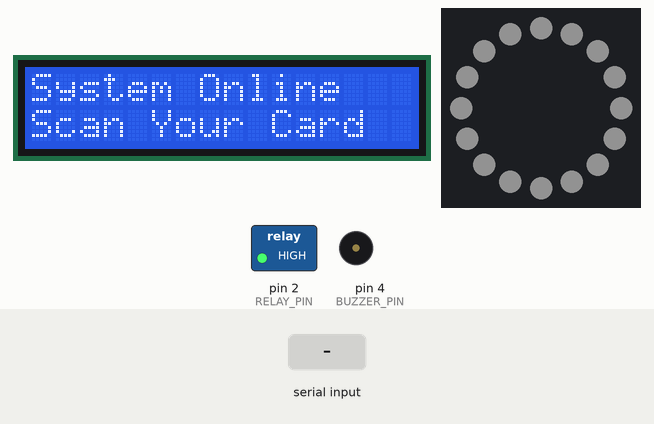
This sketch was run on a simulated Arduino Uno, built with avr-gcc and run on an emulated ATmega328P. Parts: 16×2 character LCD, 16 RGB LEDs in a ring, first at the top, clockwise, switched loads named in the sketch (green lamp = pin HIGH), buzzer (waves = sounding, pin HIGH). The inputs (shaded band) are chosen by the test bench. Dim RGB values are drawn brighter than linear.

Above: at 1.26 s.
1.3 s: "@" received over Serial
At 1.4 s:
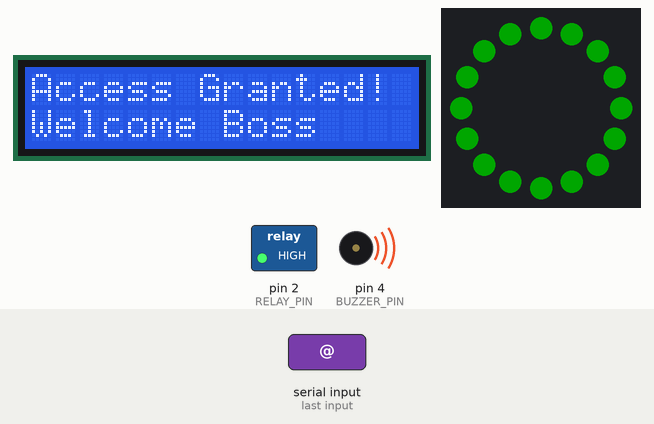
At 1.8 s:
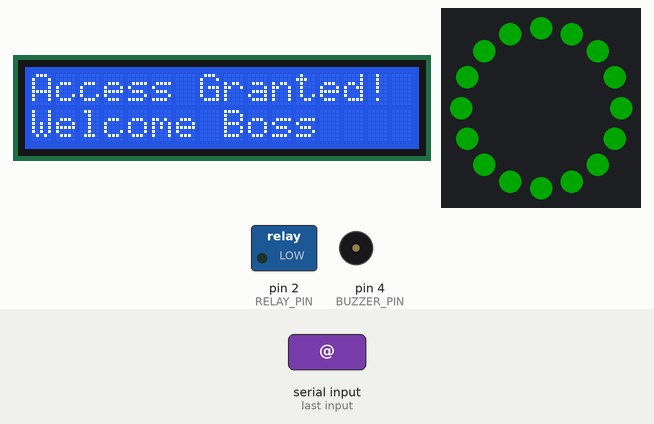
4.3 s: "$" received over Serial
At 4.48 s:
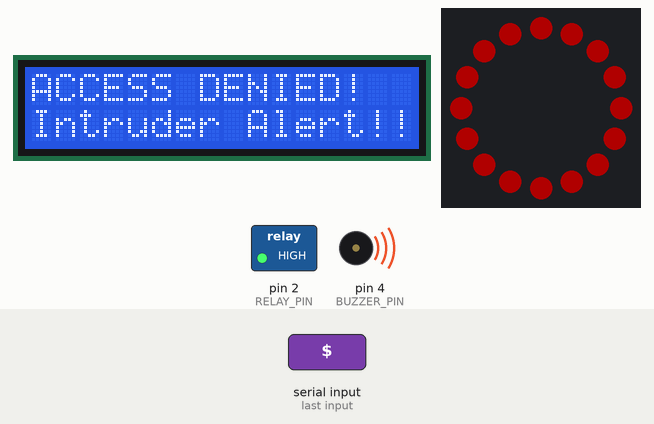
Timing chart, 0 to 7.3 s (numbered marks = the images above; inputs shaded):
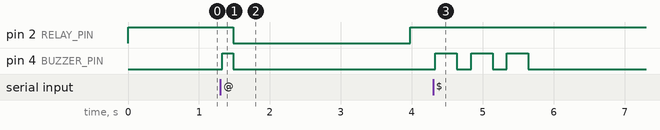

The sketch:

Arduino_code.ino
```cpp
#include <Wire.h>
#include <LiquidCrystal_I2C.h>
#include <Adafruit_NeoPixel.h>

#define RELAY_PIN 2
#define BUZZER_PIN 4
#define LED_PIN 6
#define NUM_LEDS 16

LiquidCrystal_I2C lcd(0x27, 16, 2);
Adafruit_NeoPixel ring(NUM_LEDS, LED_PIN, NEO_GRB + NEO_KHZ800);

int fadeValue = 10; // ابدأ من قيمة منخفضة
int fadeStep = 2;   // تنفس أهدأ
unsigned long lastFadeTime = 0;
bool isStandby = true;

void setup() {
  Serial.begin(115200);
  pinMode(RELAY_PIN, OUTPUT); digitalWrite(RELAY_PIN, HIGH);
  pinMode(BUZZER_PIN, OUTPUT); digitalWrite(BUZZER_PIN, LOW);

  lcd.init(); lcd.backlight();
  ring.begin();
  ring.setBrightness(70); // تحديد السطوع الكلي لتقليل سحب الأمبير
  ring.show();

  initStandbyScreen();
}

void loop() {
  if (isStandby) {
    if (millis() - lastFadeTime > 40) { // تحديث أبطأ قليلاً للاستقرار
      lastFadeTime = millis();
      fadeValue += fadeStep;
      if (fadeValue <= 10 || fadeValue >= 100) fadeStep = -fadeStep; // تنفس خفيف (أبيض هادئ)
      setRingColor(fadeValue, fadeValue, fadeValue);
    }
  }

  if (Serial.available() > 0) {
    char cmd = Serial.read();
    if (cmd == '@') {
      isStandby = false;
      accessGrantedSequence();
      isStandby = true;
      initStandbyScreen();
    }
    else if (cmd == '$') {
      isStandby = false;
      accessDeniedSequence();
      isStandby = true;
      initStandbyScreen();
    }
  }
}

void initStandbyScreen() {
  lcd.clear();
  lcd.setCursor(0, 0); lcd.print("System Online");
  lcd.setCursor(0, 1); lcd.print("Scan Your Card");
}

void accessGrantedSequence() {
  lcd.clear();
  lcd.setCursor(0, 0); lcd.print("Access Granted!");
  lcd.setCursor(0, 1); lcd.print("Welcome Boss");

  setRingColor(0, 150, 0); // أخضر (سطوع متوسط للأمان)
  digitalWrite(BUZZER_PIN, HIGH); delay(150); digitalWrite(BUZZER_PIN, LOW);

  digitalWrite(RELAY_PIN, LOW); delay(2500); digitalWrite(RELAY_PIN, HIGH);
}

void accessDeniedSequence() {
  lcd.clear();
  lcd.setCursor(0, 0); lcd.print("ACCESS DENIED!");
  lcd.setCursor(0, 1); lcd.print("Intruder Alert!!");

  // --- فلاش أحمر متزامن 3 مرات مع البازر ---
  for (int i = 0; i < 3; i++) {
    setRingColor(200, 0, 0); // أحمر ساطع
    digitalWrite(BUZZER_PIN, HIGH);
    delay(300); // زيادة وقت الإنذار بناءً على طلبك

    setRingColor(0, 0, 0);
    digitalWrite(BUZZER_PIN, LOW);
    delay(200);
  }
}

void setRingColor(int r, int g, int b) {
  for(int i = 0; i < ring.numPixels(); i++) {
    ring.setPixelColor(i, ring.Color(r, g, b));
  }
  ring.show();
}
```

Measured:
- after the input at 1.3 s, pin 2 (RELAY_PIN): HIGH → LOW after 0.18 s, → HIGH 2.5 s later; pin 4 (BUZZER_PIN): LOW → HIGH at once, → LOW 0.15 s later; the display: changes at once (image 1)
- after the input at 4.3 s, pin 4 (BUZZER_PIN): alternates HIGH for 0.30 s and LOW for 0.20 s, 6 changes in all, then stays LOW, starting at once; the display: changes at once (image 3)
- what the display in image 1 shows lasts 2.7 s, from 1.3 s to 4.0 s
